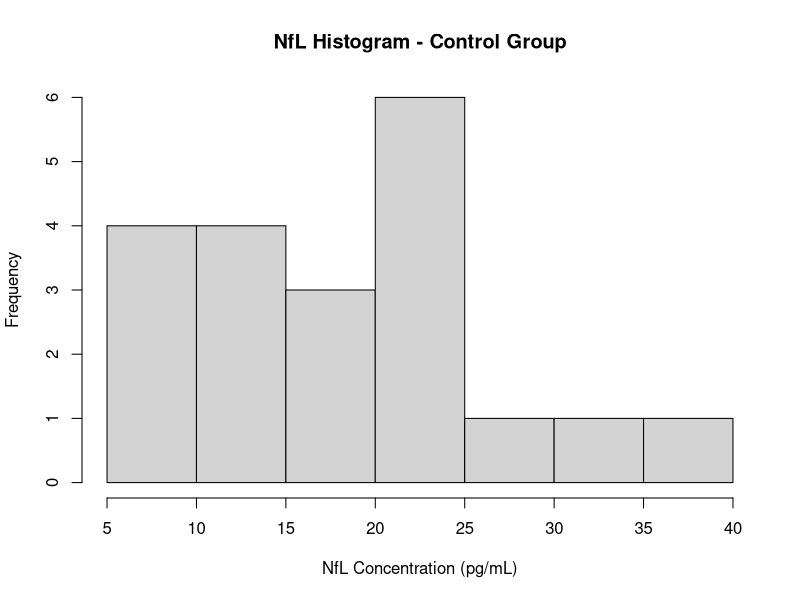
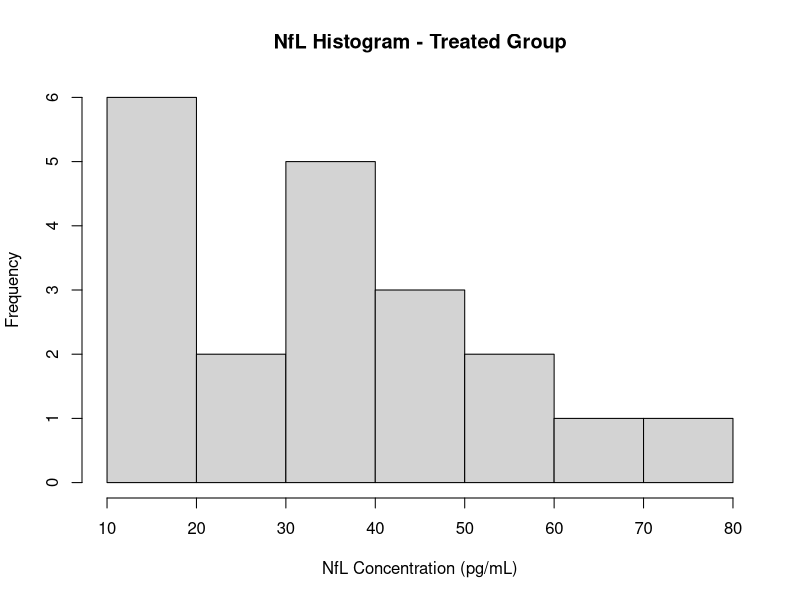
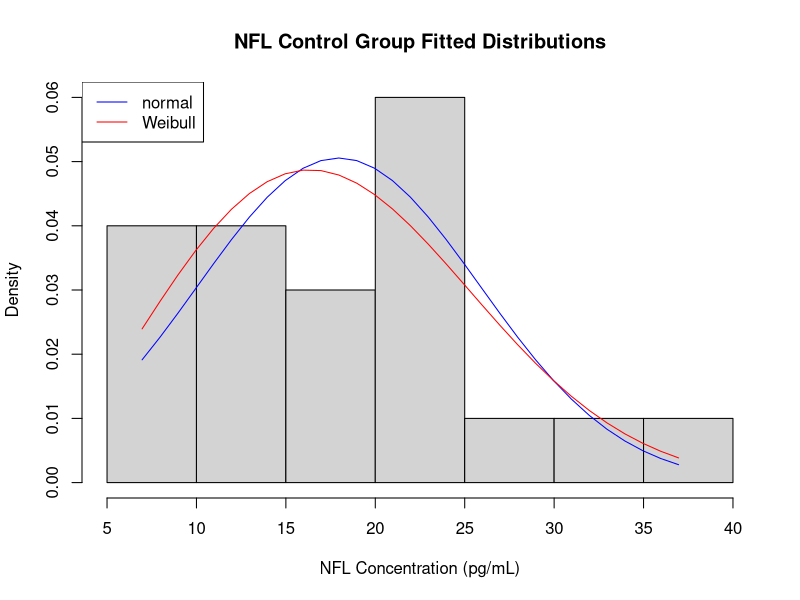
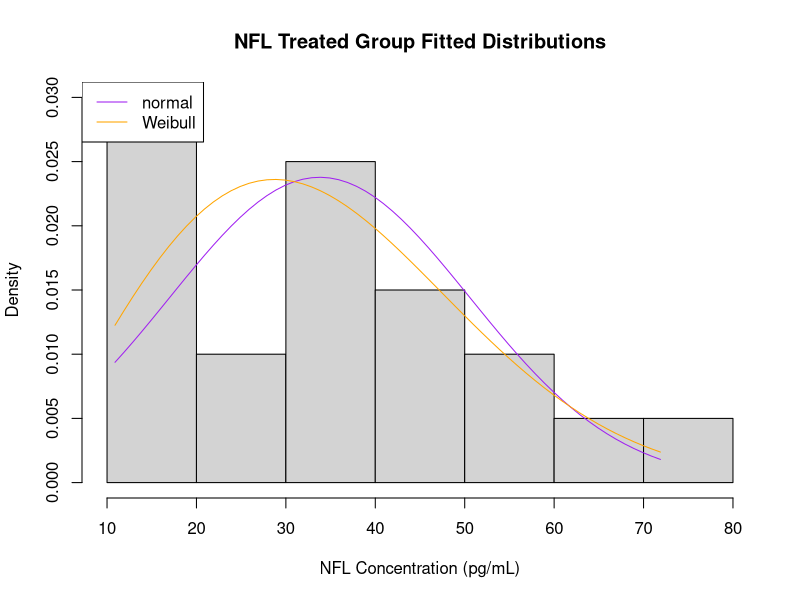
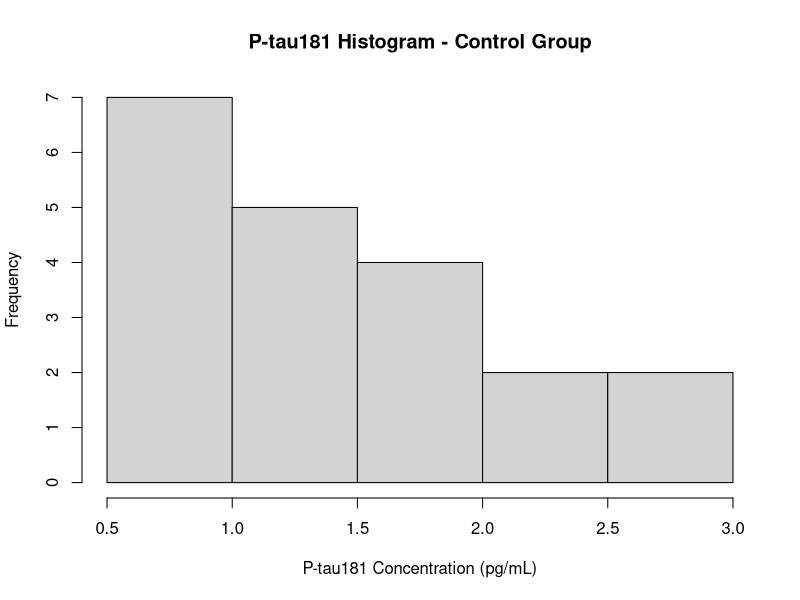
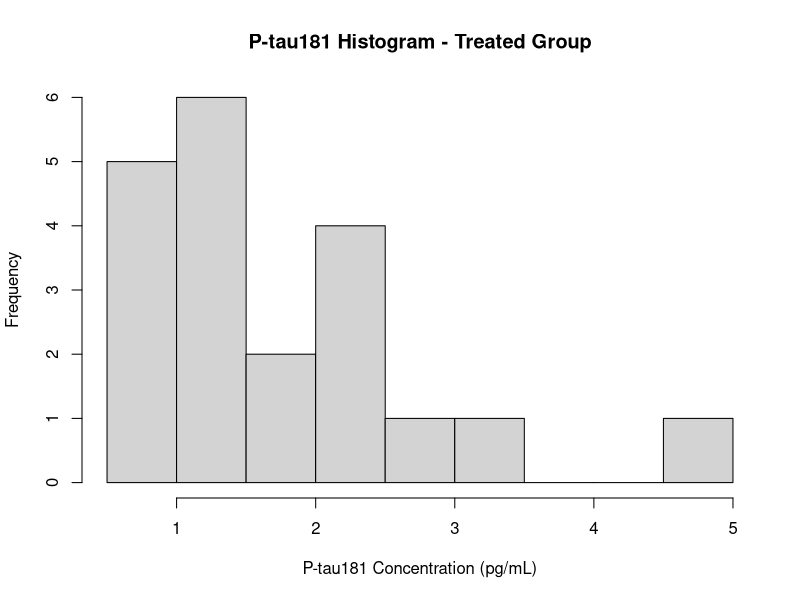
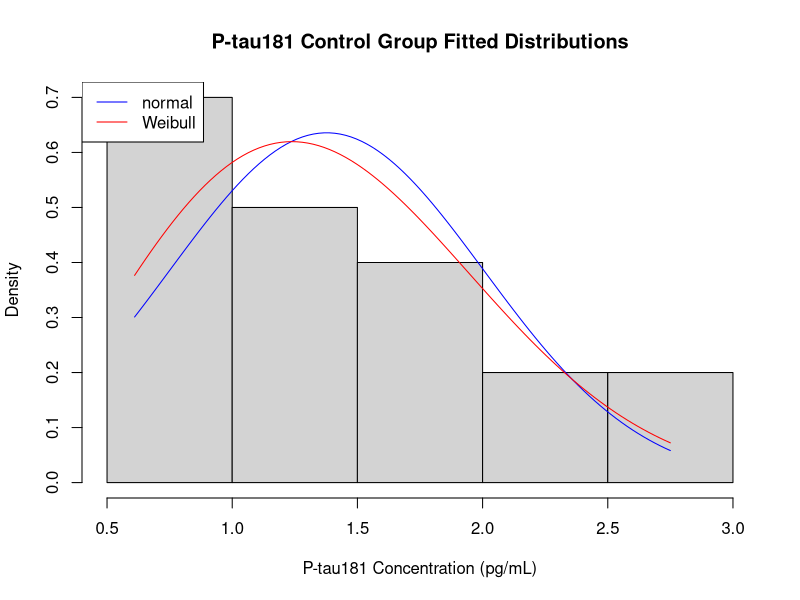
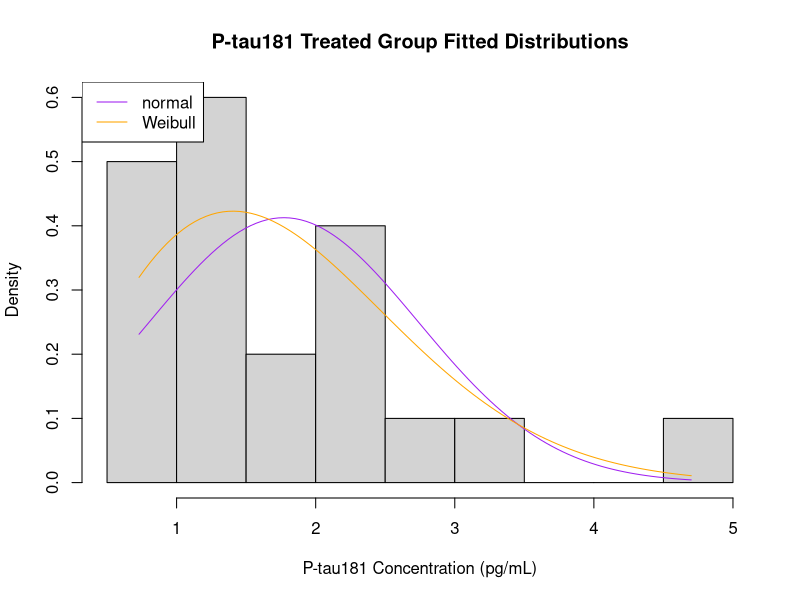

Source code (R) for these figures, in order:
# Install packages
install.packages("tidyverse")
install.packages("car")
install.packages("ggplot2")
install.packages("fitdistrplus")

# Import packages
library(readr)
library(car)
library(dplyr)
library(MASS)
library(tidyverse)
library(ggplot2)
library(fitdistrplus)

data <- read.csv("data/Data_T1.csv")

# Examine data structure
head(data)
summary(data)

NFL_group_0 = data$NFL[data$GROUP == 0]
NFL_group_1 = data$NFL[data$GROUP == 1]

PTAU181_group_0 = data$PTAU181[data$GROUP == 0]
PTAU181_group_1 = data$PTAU181[data$GROUP == 1]


# ------------------------- Visualise NfL -------------------------------------

# Histograms with counts
hist(NFL_group_0, main = "NfL Histogram - Control Group", xlab = "NfL Concentration (pg/mL)")
hist(NFL_group_1, main = "NfL Histogram - Treated Group", xlab = "NfL Concentration (pg/mL)")

# Do fitted distributions for group 0 
normal_params_0 <- fitdistr(NFL_group_0, "normal")
normal_params_0      # Added for visualisation
weibull_params_0 <- fitdistr(NFL_group_0, "weibull")
weibull_params_0     # Added for visualisation

height_min <- min(NFL_group_0)
height_max <- max(NFL_group_0)
x_pdf <- seq(height_min, height_max, 1)

# Sample from the pdfs using the parameter estimates
y_norm <- dnorm(x_pdf,
                mean = normal_params_0$estimate["mean"],
                sd   = normal_params_0$estimate["sd"])

y_weib <- dweibull(x_pdf,
                   shape = weibull_params_0$estimate["shape"],
                   scale = weibull_params_0$estimate["scale"])

# Plot the histogram and lines
hist(NFL_group_0, freq = FALSE, xlab = "NFL Concentration (pg/mL)", ylab = "Density", main = "NFL Control Group Fitted Distributions")
lines(x_pdf, y_norm, col="blue")
lines(x_pdf, y_weib, col="red")
legend(x = "topleft", c("normal","Weibull"), col=c("blue","red"), lty = 1, cex = 1)

# Do fitted distributions for group 1 
normal_params_1 <- fitdistr(NFL_group_1, "normal")
normal_params_1      # Added for visualisation
weibull_params_1 <- fitdistr(NFL_group_1, "weibull")
weibull_params_1     # Added for visualisation

height_min <- min(NFL_group_1)
height_max <- max(NFL_group_1)
x_pdf <- seq(height_min, height_max, 1)

# Sample from the pdfs using the parameter estimates
y_norm <- dnorm(x_pdf, 
                normal_params_1$estimate["mean"], 
                normal_params_1$estimate["sd"])
y_weib <- dweibull(x_pdf, 
                   weibull_params_1$estimate["shape"], 
                   weibull_params_1$estimate["scale"])


# Plot the histogram and lines
hist(NFL_group_1, freq = FALSE, xlab = "NFL Concentration (pg/mL)", ylab = "Density", main = "NFL Treated Group Fitted Distributions")
lines(x_pdf, y_norm, col="purple")
lines(x_pdf, y_weib, col="orange")
legend(x = "topleft", c("normal","Weibull"), col=c("purple","orange"), lty = 1, cex = 1)


# ------------------------- Visualise P-tau181 --------------------------------

# Histograms with counts
hist(PTAU181_group_0, main = "P-tau181 Histogram - Control Group", xlab = "P-tau181 Concentration (pg/mL)")
hist(PTAU181_group_1, main = "P-tau181 Histogram - Treated Group", xlab = "P-tau181 Concentration (pg/mL)")

# Do fitted distributions for group 0
normal_params_0 <- fitdistr(PTAU181_group_0, "normal")
normal_params_0      # Added for visualisation
weibull_params_0 <- fitdistr(PTAU181_group_0, "weibull")
weibull_params_0     # Added for visualisation

height_min <- min(PTAU181_group_0)
height_max <- max(PTAU181_group_0)
x_pdf <- seq(height_min, height_max, length.out = 100)

# Then we sample from the pdfs using the parameter estimates
y_norm <- dnorm(x_pdf,
                mean = normal_params_0$estimate["mean"],
                sd   = normal_params_0$estimate["sd"])

y_weib <- dweibull(x_pdf,
                   shape = weibull_params_0$estimate["shape"],
                   scale = weibull_params_0$estimate["scale"])

# Plot the histogram and lines
hist(PTAU181_group_0, freq = FALSE, xlab = "P-tau181 Concentration (pg/mL)", ylab = "Density", main = "P-tau181 Control Group Fitted Distributions")
lines(x_pdf, y_norm, col="blue")
lines(x_pdf, y_weib, col="red")
legend(x = "topleft", c("normal","Weibull"), col=c("blue","red"), lty = 1, cex = 1)

# Do fitted distributions for group 1
normal_params_1 <- fitdistr(PTAU181_group_1, "normal")
normal_params_1      # Added for visualisation
weibull_params_1 <- fitdist(PTAU181_group_1, "weibull")
weibull_params_1     # Added for visualisation

height_min <- min(PTAU181_group_1)
height_max <- max(PTAU181_group_1)
x_pdf <- seq(height_min, height_max, length.out = 100)

# Sample from the pdfs using the parameter estimates
y_norm <- dnorm(x_pdf, 
                normal_params_1$estimate["mean"], 
                normal_params_1$estimate["sd"])
y_weib <- dweibull(x_pdf, 
                   weibull_params_1$estimate["shape"], 
                   weibull_params_1$estimate["scale"])

# Plot the histogram and lines
hist(PTAU181_group_1, freq = FALSE, xlab = "P-tau181 Concentration (pg/mL)", ylab = "Density", main = "P-tau181 Treated Group Fitted Distributions")
lines(x_pdf, y_norm, col="purple")
lines(x_pdf, y_weib, col="orange")
legend(x = "topleft", c("normal","Weibull"), col=c("purple","orange"), lty = 1, cex = 1)


# ----------------- More visualisation of the groups ---------------------------

boxplot(NFL ~ GROUP, data = data, main = "NfL - both groups")
qqPlot(NFL_group_0, main = "NfL - Control Group")
qqPlot(NFL_group_1, main = "NfL - Treated Group")

boxplot(PTAU181 ~ GROUP, data = data, main = "P-tau181 - both groups")
qqPlot(PTAU181_group_0, main = "P-tau181 - Control Group")
qqPlot(PTAU181_group_1, main = "P-tau181 - Treated Group")

# ---------------- Statistical analysis ----------------------------------------

# Test for normality
shapiro.test(NFL_group_0)
shapiro.test(NFL_group_1)
shapiro.test(PTAU181_group_0)
shapiro.test(PTAU181_group_1)

# T-test for NfL (normal)
var.test(NFL ~ GROUP, data = data)
t.test(NFL ~ GROUP, data = data, var.equal = FALSE) # Welch's t-test bc unequal variances

# Wilcoxon test for P-tau181 (not normal)
wilcox.test(PTAU181 ~ GROUP, data = data)

# Log-transform + t-test for P-tau181
log_PTAU181_group_0 <- log(PTAU181_group_0)
log_PTAU181_group_1 <- log(PTAU181_group_1)

shapiro.test(log_PTAU181_group_0)
shapiro.test(log_PTAU181_group_1)

var.test(log_PTAU181_group_0, log_PTAU181_group_1)
t.test(log_PTAU181_group_0, log_PTAU181_group_1, var.equal = TRUE) # Student's t-test bc equal variances


# --------------- Correlation --------------------------------------------------

# Correlation test. Filter only Group 0 (Control participants)
group0 <- subset(data, GROUP == 0)

# Scatter plot with regression line
ggplot(group0, aes(x = NFL, y = PTAU181)) +
  geom_point(color = "red", size = 3) +
  geom_smooth(method = "lm", se = TRUE, color = "black") +
  labs(
    title = "Correlation between NFL and P-tau181 (Group 0: Control)",
    x = "NFL (pg/mL)",
    y = "P-tau181 (pg/mL)"
  ) +
  theme_minimal(base_size = 14)

# Pearson correlation
cor(group0$NFL, group0$PTAU181, method = "pearson")

# Correlation test. Filter only Group 1 (AD participants)
group1 <- subset(data, GROUP == 1)

# Scatter plot with regression line
ggplot(group1, aes(x = NFL, y = PTAU181)) +
  geom_point(color = "red", size = 3) +
  geom_smooth(method = "lm", se = TRUE, color = "black") +
  labs(
    title = "Correlation between NFL and P-tau181 (Group 1: AD)",
    x = "NFL (pg/mL)",
    y = "P-tau181 (pg/mL)"
  ) +
  theme_minimal(base_size = 14)

# Pearson correlation
cor(group1$NFL, group1$PTAU181, method = "pearson")

# Correlation test. Scatter plot for ALL participants (Group 0 + Group 1 together)
ggplot(data, aes(x = NFL, y = PTAU181)) +
  geom_point(color = "blue", size = 3) +
  geom_smooth(method = "lm", se = TRUE, color = "black") +
  labs(
    title = "Correlation between NFL and P-tau181 (All Participants)",
    x = "NFL (pg/mL)",
    y = "P-tau181 (pg/mL)"
  ) +
  theme_minimal(base_size = 14)

# Pearson correlation across all participants
cor(data$NFL, data$PTAU181, method = "pearson")
